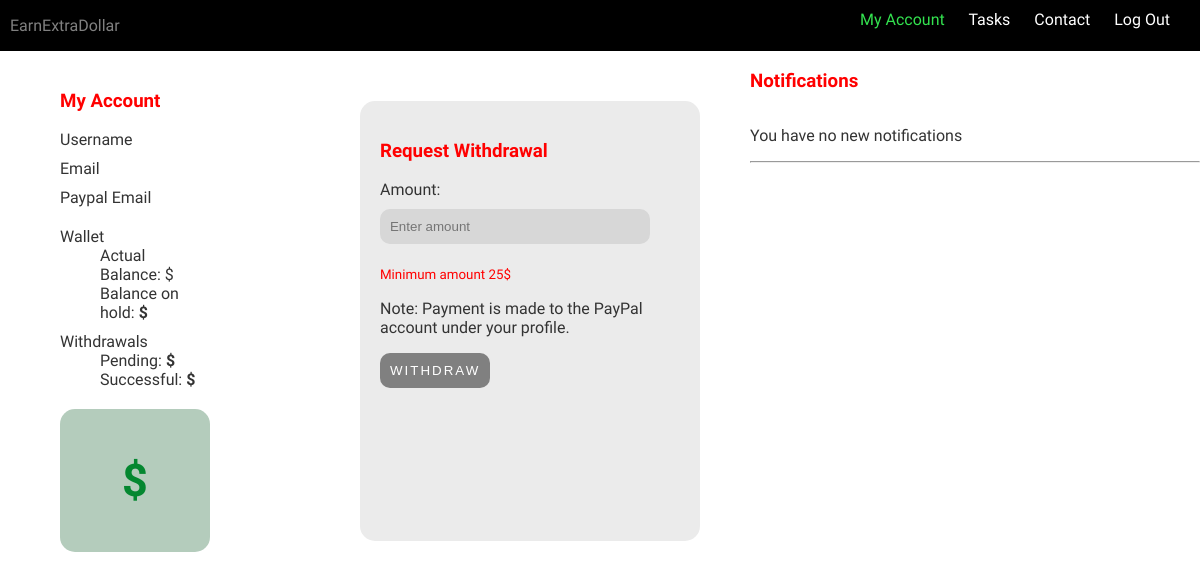
Page /account/ (signed in) on the earlier database version.
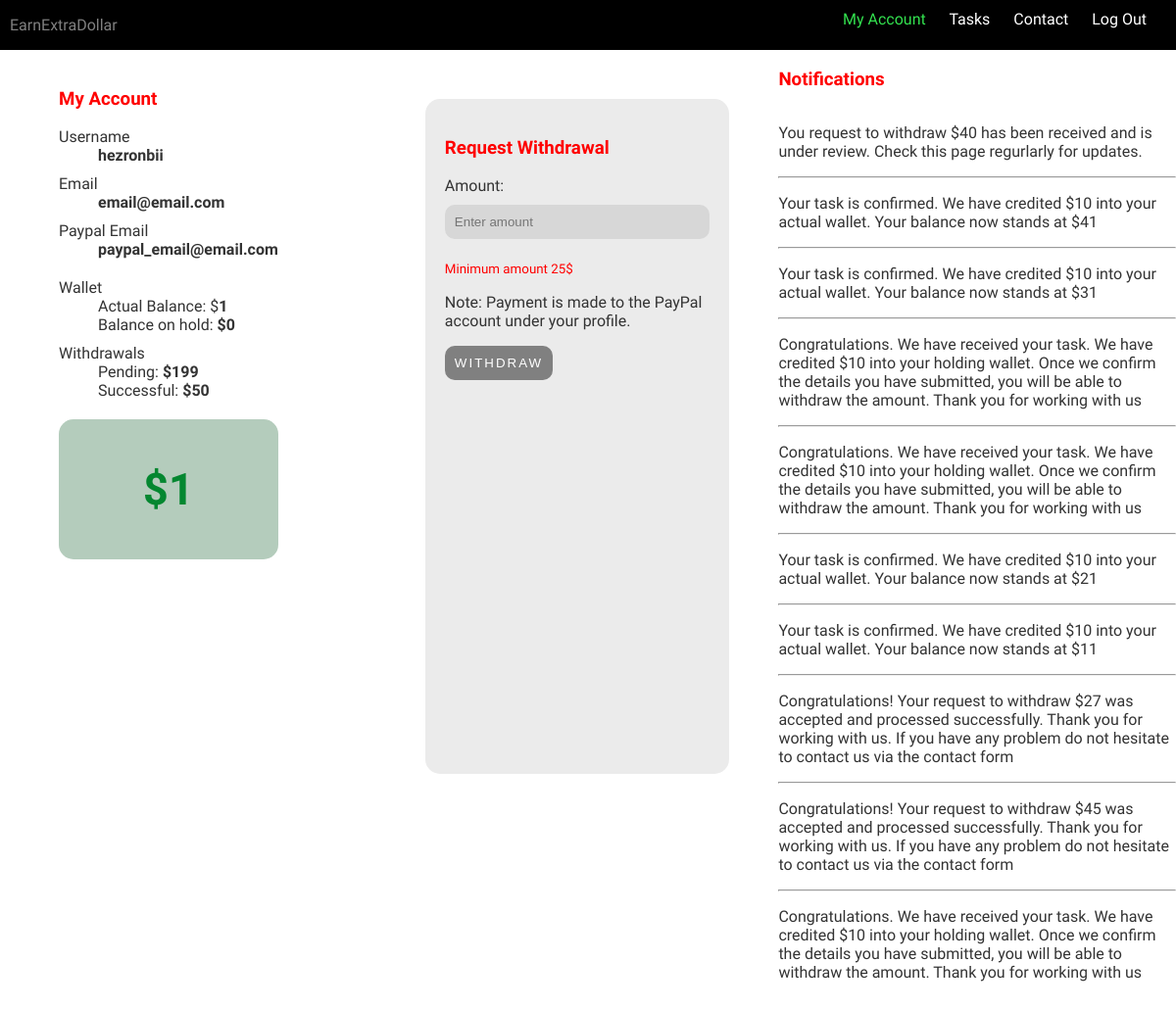
Same page on the later database version.
### RemoTasker/models.py (models this page shows, shortened)
class UserProfile(models.Model):
    firstname = models.TextField(default='firstname')
    lastname = models.TextField(default='lastname')
    username = models.TextField(default='username')
    email = models.TextField(default='email')
    paypalEmail = models.TextField(default='paypal_email')
    phoneNumber = models.TextField(default='phone number')
    country = models.TextField(default='country')
    dialCode = models.TextField(default='dial_code')
    balanceHold = models.IntegerField(default=0)
    balanceActual = models.IntegerField(default=0)
    withdrawSuccess = models.IntegerField(default=0)
    withdrawPending = models.IntegerField(default=0)

class UserNotifications(models.Model):
    user = models.ForeignKey(UserProfile, null=True, on_delete=models.CASCADE)
    message = models.TextField(default='message')
    date = models.DateTimeField(default=datetime.now())
    isRead = models.BooleanField(default=False)
    timesViewed = models.IntegerField(default=0)

### RemoTasker/views.py (the view, shortened to what this page needs)
# urls.py: path('account/', views.account, name='account'),
@login_required(login_url='/login/')
def account(request):
    up = UserProfile.objects.filter(username=request.user).first()
    unf = UserNotifications.objects.filter(user=up).order_by('-pk')
    for r in UserNotifications.objects.filter(user=up):
        if r.timesViewed > 0:
            r.isRead = True
            r.save()
        else:
            r.timesViewed += 1
            r.save()
    context = {
        'usr': up,
        'notf': unf,
    }
    return render(request, 'account.html', context=context)

### RemoTasker/templates/account.html (shortened to what this page needs)
<!DOCTYPE html>
{% load static %}
<html lang="en">
<head>
    <link rel="stylesheet" href="../static/css/main.css">
    <link rel="stylesheet" href="https://cdnjs.cloudflare.com/ajax/libs/font-awesome/5.15.3/css/all.min.css"
/>
</head>
<body>
<nav class="w3-bar w3-black" style="justify-content:space-between;display:flex">
    <a href="{% url 'home' %}" style="text-decoration:none"><p id="title">EarnExtraDollar</p></a>
    <div style="padding:10px" class="nav-links">
        <a href="{%  url 'account' %}" class="w3-button w3-bar-item" style="color:#33E24F;">My Account</a>
        <a href="{%  url 'availableTasks' %}" class="w3-button w3-bar-item">Tasks</a>
        <a href="{%  url 'contact' %}" class="w3-button w3-bar-item">Contact</a>
        <a href="{%  url 'logout' %}" class="w3-button w3-bar-item">Log Out</a>
    </div>
</nav>
<div style="margin-left:5%">
    <div style="display:flex;justify-content:space-evenly;align-items:top">
        <div style="margin-top:20px;width:20%" class="left-content">
            <h3 style="color:red">My Account</h3>
            <dl>
                <dt>Username</dt>
                <dd class="desc">{{usr.username}}</dd>
                <dt>Email</dt>
                <dd class="desc">{{usr.email}}</dd>
                <dt>Paypal Email</dt>
                <dd class="desc">{{usr.paypalEmail}}</dd>
            </dl>
            <dl>
                <dt>Wallet</dt>
                <dd>Actual Balance: $<span id="withdrawable_balance" class="desc">{{usr.balanceActual}}</span></dd>
                <dd>Balance on hold:<span class="desc"> ${{usr.balanceHold}}</span></dd>
                <dt>Withdrawals</dt>
                <dd>Pending:<span class="desc"> ${{usr.withdrawPending}}</span></dd>
                <dd>Successful:<span class="desc"> ${{usr.withdrawSuccess}}</span></dd>
            </dl>
            <div style="background:#b4ccbc;border-radius:15px;align-items:center;display:flex;justify-content:center">
                <p style="font-size:45px;font-weight:800;letter-spacing:2;padding:0px;color:#048730">${{usr.balanceActual}}</p>
            </div>
        </div>
        <div style="background:#EBEBEB ;padding:20px;margin-top:50px;border-radius:15px;margin-right:50px;height:50vh">
            <h3 style="color:red">Request Withdrawal</h3>
            <form action="{% url 'account' %}" method="POST" class="amount-withdraw">
                <label for="amount">Amount:</label><br>
                <input type="number" placeholder="Enter amount" name="amount" id="amount"><br>
                <small id="amount-desc" style="color:red">Minimum amount 25$</small>
                <p>Note: Payment is made to the PayPal account under your profile.</p>
                <button type="submit" id="withdraw-btn" disabled>WITHDRAW</button>
            </form>
        </div>
        <div style="margin-right:0px;width:60%;">
            <h3 style="color:red">Notifications</h3>
            <div style="overflow-y:scroll;height:70vh">
                {% if notf %}
                {% for n in notf %}
                {% if n.isRead %}
                <div>
                    <p>{{n.message}}</p>
                    <hr>
                </div>
                {% else %}
                <div>
                    <p><strong>{{n.message}}</strong></p>
                    <hr>
                </div>
                {% endif %}
                {% endfor %}
                {% else %}
                <div>
                    <p>You have no new notifications </p>
                    <hr>
                </div>
                {% endif %}
            </div>
        </div>
    </div>
</div>
</body>
</html>

### RemoTasker/static/css/main.css (style rules this page uses)
body { font-family: 'Inria Sans', sans-serif; color: #333; background-image: url('../images/background_img.avif'); background-size: cover; background-position: center; background-repeat: no-repeat; margin: 0; padding: 0; }
nav { background:black; position: sticky; top: 0; z-index: 1000; }
#title { color:grey; font-family: 'Kaushan Script', cursive; margin-left:10px; }
.nav-links a { padding-right:20px; color:white; text-decoration:none; }
dl { margin-bottom:20px; }
dt { margin-top:10px }
.left-content { margin-right:150px; }
.desc { font-weight:bold; }
.amount-withdraw input { width:250px; padding:10px; margin-top:10px; border:none; background:#D7D7D7; border-radius:10px; }
button { background:#00E2B9; padding:10px; color:white; border-radius:10px; border:none; letter-spacing:2px }
button:disabled { background:grey; }
input { width:350px; padding:10px; margin-top:10px; border:none; background:#D7D7D7; border-radius:10px; margin-bottom:20px }

Differences in the rows shown:
added UserProfile: username "hezronbii", email "email@email.com", paypalEmail "paypal_email@email.com", balanceActual "1", balanceHold "0", withdrawPending "199", withdrawSuccess "50"
added UserNotifications: message "You request to withdraw $40 has been received and is under review. Check this page regurlarly for updates."
added UserNotifications: message "Your task is confirmed. We have credited $10 into your actual wallet. Your balance now stands at $41"
added UserNotifications: message "Your task is confirmed. We have credited $10 into your actual wallet. Your balance now stands at $31"
added UserNotifications: message "Congratulations. We have received your task. We have credited $10 into your holding wallet. Once we confirm the details you have submitted, you will be able to withdraw the amount. Thank you for working with us"
added UserNotifications: message "Congratulations. We have received your task. We have credited $10 into your holding wallet. Once we confirm the details you have submitted, you will be able to withdraw the amount. Thank you for working with us"
added UserNotifications: message "Your task is confirmed. We have credited $10 into your actual wallet. Your balance now stands at $21"
added UserNotifications: message "Your task is confirmed. We have credited $10 into your actual wallet. Your balance now stands at $11"
added UserNotifications: message "Congratulations! Your request to withdraw $27 was accepted and processed successfully. Thank you for working with us. If you have any problem do not hesitate to contact us via the contact form"
added UserNotifications: message "Congratulations! Your request to withdraw $45 was accepted and processed successfully. Thank you for working with us. If you have any problem do not hesitate to contact us via the contact form"
added UserNotifications: message "Congratulations. We have received your task. We have credited $10 into your holding wallet. Once we confirm the details you have submitted, you will be able to withdraw the amount. Thank you for working with us"
Other differences:
text no longer shown: "You have no new notifications"
